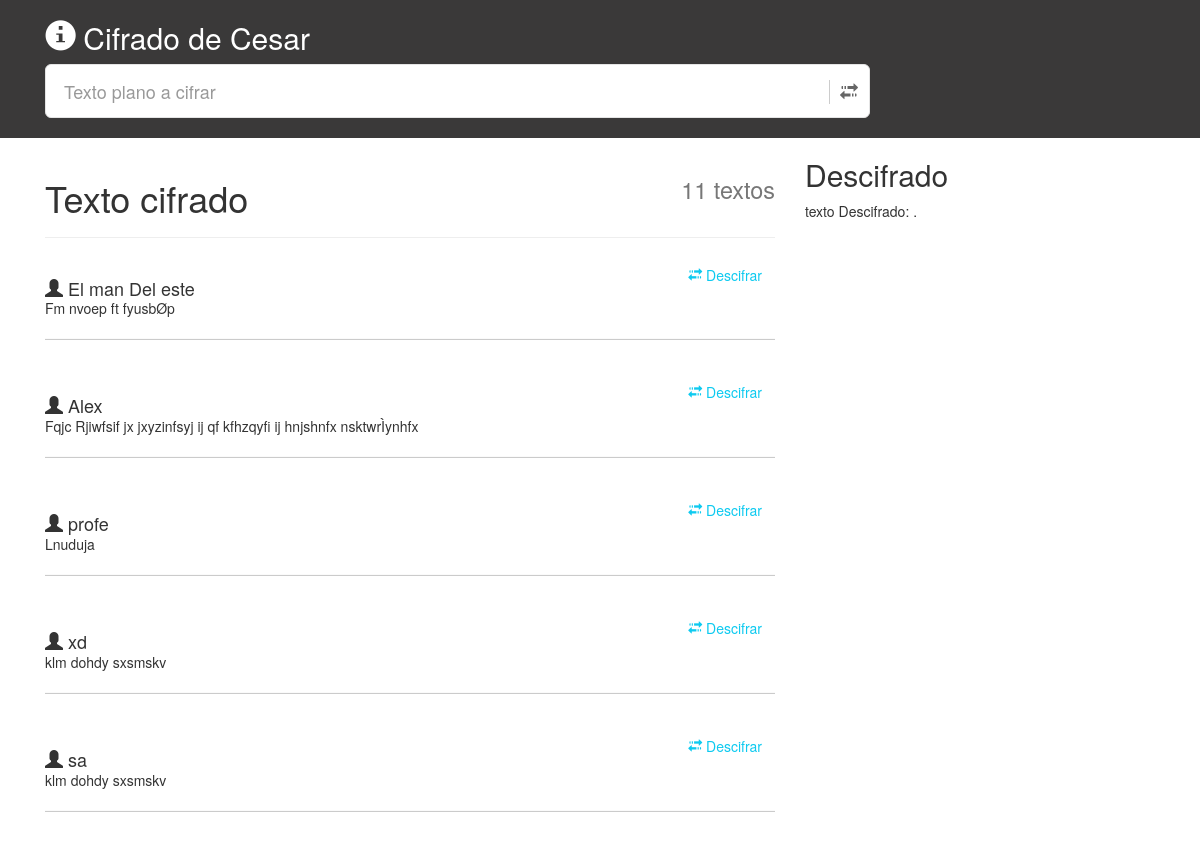
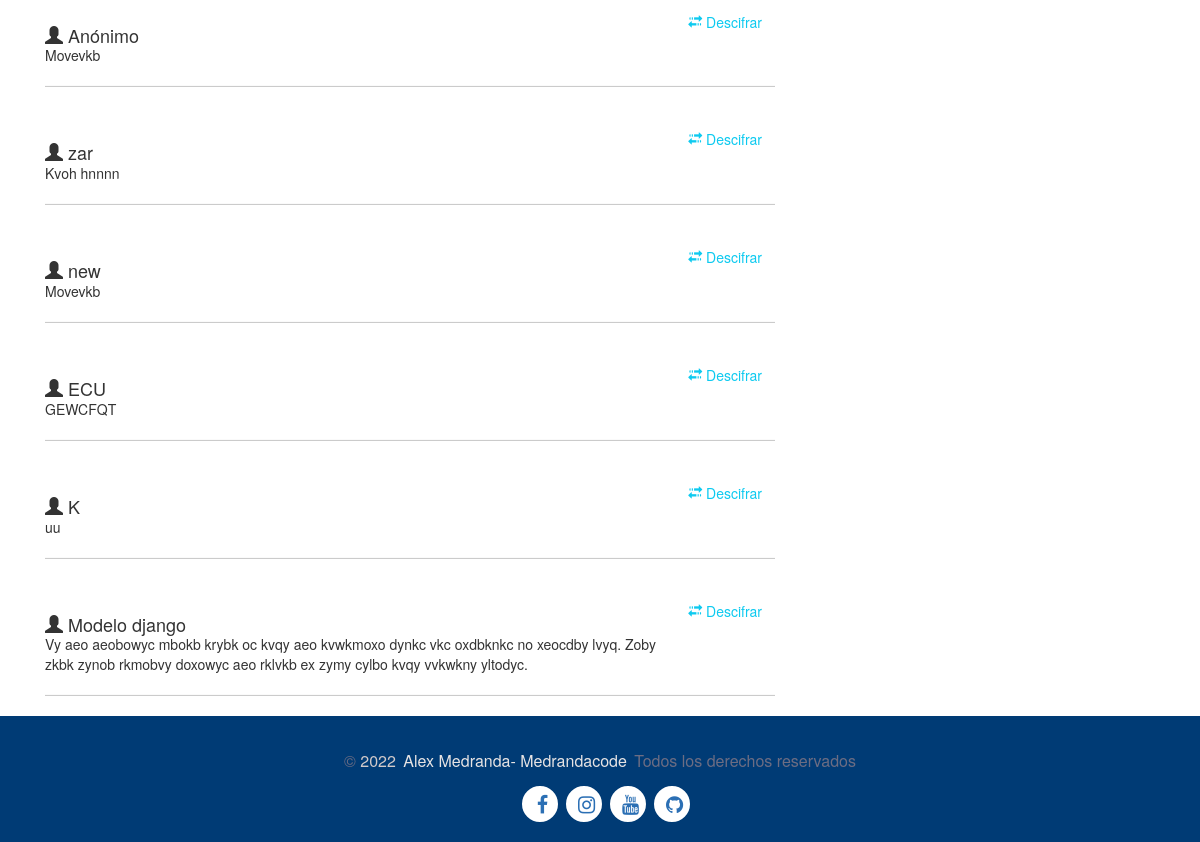
Before: / with the older database file (2 pictures, top to bottom).
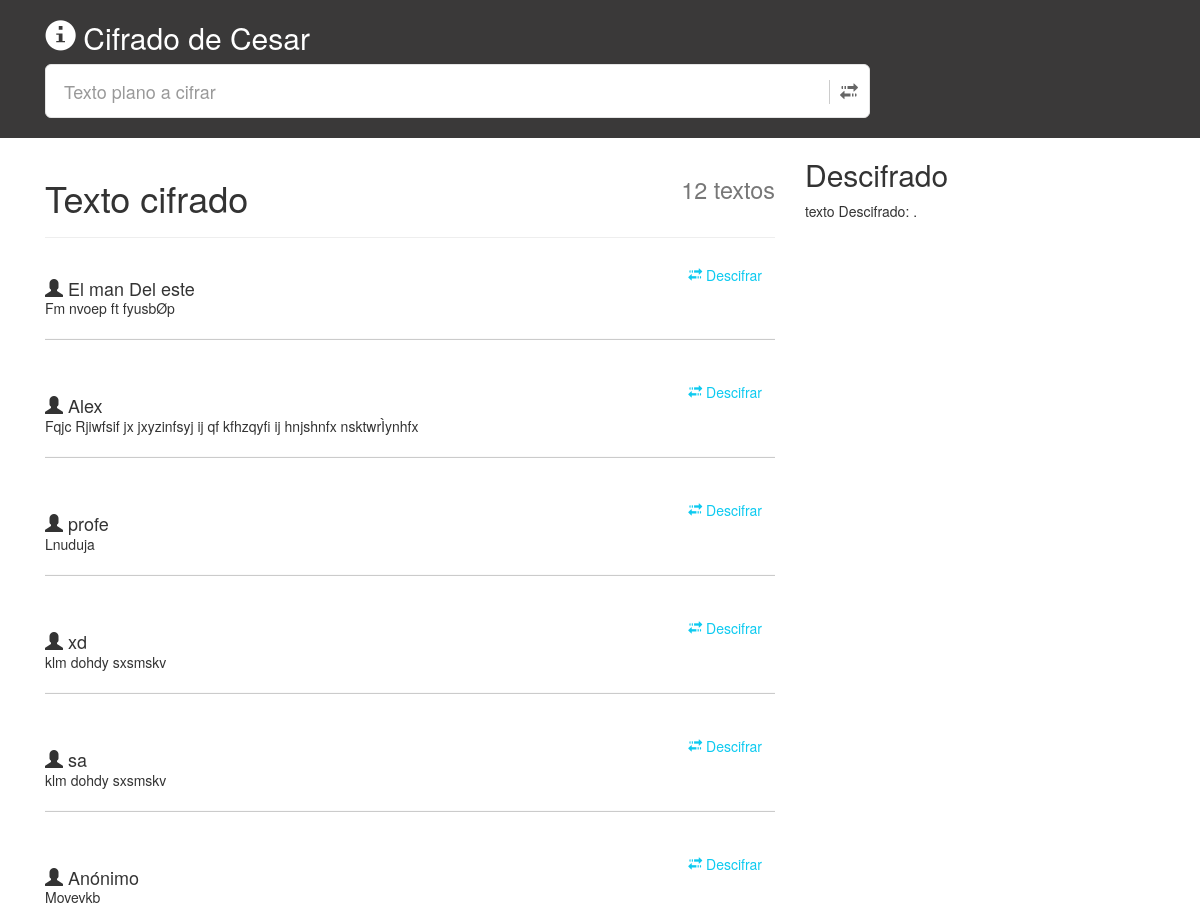
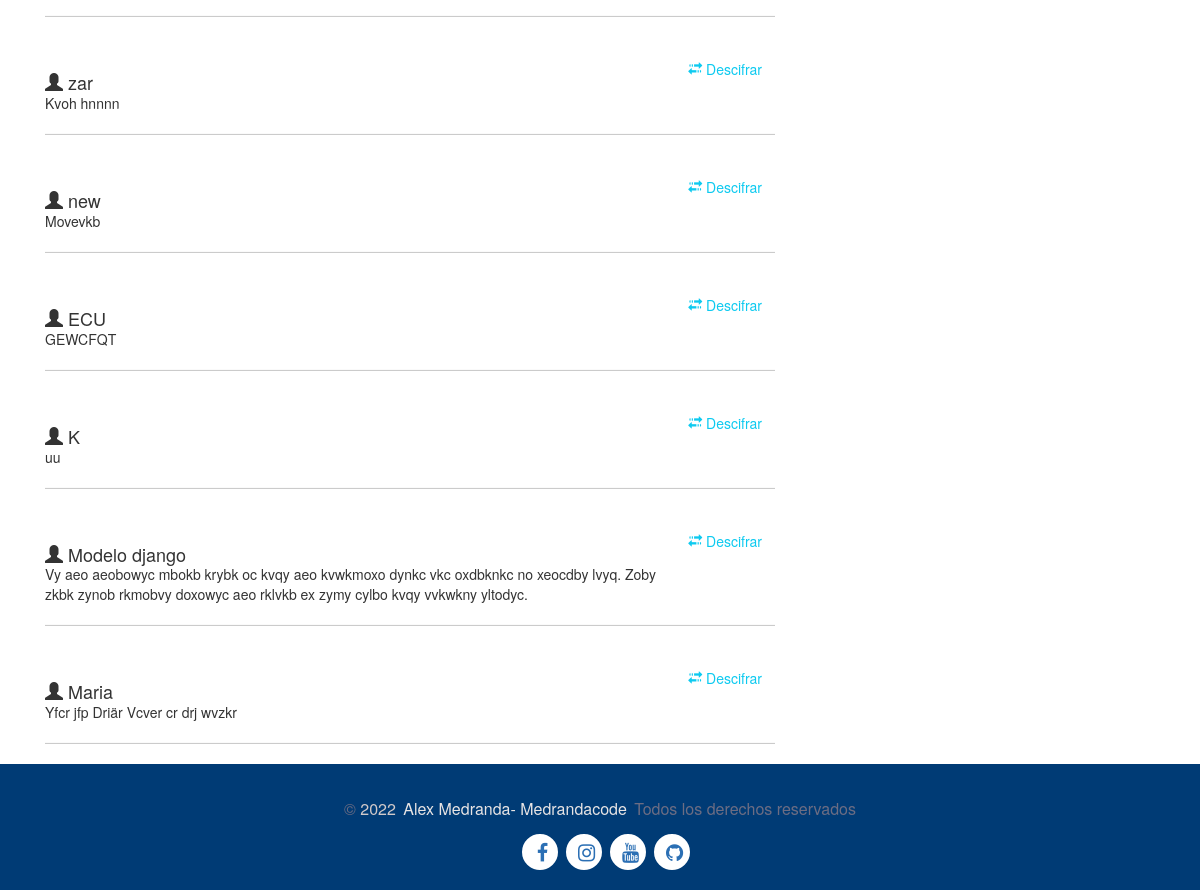
After: the same page with the newer database file (2 pictures, top to bottom).
### app/models.py (models this page shows, shortened)
class cifrado(models.Model):
    id = models.AutoField( primary_key=True)
    nickname = models.CharField(max_length=100) # codigo de menu
    message = models.CharField(max_length=500)
    key = models.CharField(max_length=200)

### app/views.py (the view)
# urls.py: path('', inicio, name = 'index'),
def inicio(request):
    consulta = ""
    cifrarT = cifrado.objects.all()
    lastValue = cifrado.objects.count()
    modo = 'encriptar'
    clave = 3
    mensaje = 'hola mundo'
    cifrar = Cifrado.obtenerMensajeTraducido(modo,mensaje,clave)
    try:
        if request.method == "POST":
            apodo = request.POST['apodo']
            modo = 'encriptar'
            clave = int(request.POST['clave'])
            mensaje = request.POST['mensaje']
            cifrar = Cifrado.obtenerMensajeTraducido(modo,mensaje,clave)
            with connection.cursor() as cursor:
                cursor.execute("INSERT INTO app_cifrado(nickname,message,key) VALUES ('{apodo}', '{mensaje}', '{clave}')".format( apodo=apodo, mensaje=cifrar, clave=clave))
                cursor.fetchone()
                return redirect('/')
    except:
        try:
            variable = request.POST['buscando']
            clave = int(request.POST['texto'])
            with connection.cursor() as cursor:
                cursor.execute("SELECT message,key FROM app_cifrado WHERE id = "+ variable )
                consultax = cursor.fetchone()
                if consultax[1] == str(clave):
                    consulta = Cifrado.obtenerMensajeTraducido('desencriptar',consultax[0],clave)
                else:
                    consulta = "La clave ha sido incorrecta"
        except:
            consulta = ""
    contexto = {'cifrarT': cifrarT,'lastValue':lastValue, 'consulta':consulta}
    return render(request, 'index.html', contexto)

### app/cifrado.py (called while the page is built)
    def obtenerMensajeTraducido(modo, mensaje, clave):
        if modo[0] == 'd':
            clave= -clave
        traduccion = ''
        for simbolo in mensaje:
            if simbolo.isalpha():
                num = ord(simbolo)
                num += clave
                if simbolo.isupper():
                    if num > ord('Z'):
                        num -= 26
                    elif num < ord('A'):
                        num += 26
                elif simbolo.islower():
                    if num > ord('z'):
                        num -= 26
                    elif num < ord('a'):
                        num += 26
                traduccion += chr(num)
            else:
                traduccion += simbolo
        return traduccion

### public/template/index.html (shortened to what this page needs)
{% load static %}
<!DOCTYPE html>
<html lang="en">
<head>
    <link rel="stylesheet" href='{% static "./index.css" %}'>
    <link href="https://cdn.jsdelivr.net/npm/bootstrap@5.0.2/dist/css/bootstrap.min.css" rel="stylesheet">
    <link rel="stylesheet" href="https://maxcdn.bootstrapcdn.com/bootstrap/3.0.1/css/bootstrap.min.css">
    <link href="//maxcdn.bootstrapcdn.com/font-awesome/4.2.0/css/font-awesome.min.css" rel="stylesheet">
</head>
<body>
    <div class="cuerpo">
  <div class="container">
        <div class="row">
            <div class="col-md-9">
                <h2><a href="" class="neons2" id="info" data-bs-toggle="modal" data-bs-target="#informacion" id="btnSubmenuid" > <i class="glyphicon glyphicon-info-sign"></i></a> Cifrado de Cesar</h2>
                <div id="custom-search-input">
                    <form action="" method="post" id="formularioCifrado">
                          <div class="input-group col-md-12">
                        <input name="mensaje" type="text" class="form-control input-lg" placeholder="Texto plano a cifrar" />
                        <span class="input-group-btn">
                            <button class="btn btn-info btn-lg neons" type="button" onclick="PostMenu()">
                              <i class="glyphicon glyphicon-transfer "></i>
                            </button>
                        </span>
                    </div>
                    </form>
                </div>
            </div>
        </div>
    </div>
    </div>
    <div class="container">
        <div class="row">
            <div class="col-md-8">
              <div class="page-header">
                <h1><small class="pull-right">{{lastValue}} textos</small> Texto cifrado </h1>
              </div>
               <div class="comments-list">
                   {% for cifrar in cifrarT %}
                   <div class="media">
                       <form action="" method="post" id="formulario{{cifrar.id}}">
                     <button onclick="envioclave(`textoclave{{cifrar.id}}`)" class="btn btn-outline-info pull-right btn-envio" id="index_btn" name="buscando" value="{{cifrar.id}}"> <i class="glyphicon glyphicon-transfer btn-xd"></i> <span class="btn-xd">Descifrar</span>
                        </button><br>
                    </form>
                        <div class="media-body">
                          <h4 class="media-left media-heading user_name"><i class="glyphicon glyphicon-user"></i> {{cifrar.nickname}}</h4>
                          {{cifrar.message}}
                        </div>
                            <hr>
                      </div>
                    {% endfor %}
               </div>
            </div>
            <div class="col-md-4">
                <h2>Descifrado</h2>
                <p> texto Descifrado: .</p>
            </div>
        </div>
    </div>
    <footer>
        	<div class="bottom section-padding">
			<div class="container">
				<div class="row">
					<div class="col-md-12 text-center">
						<div class="copyright">
							<p>© <span>2022</span> <a href="#" class="transition">Alex Medranda- Medrandacode</a> Todos los derechos reservados</p>
                        </div>
					</div> <div class="media-Social">
                            <ul class="social ">
                                <li> <a target="blanket" href="https://facebook.com/medrandacode"> <i class=" fa fa-facebook"></i> </a> </li>
                                <li> <a target="blanket" href="https://instagram.com/medrandacode"> <i class="fa fa-instagram"></i> </a> </li>
                                <li> <a target="blanket" href="https://n9.cl/yrcyo"> <i class="fa fa-youtube"></i> </a> </li>
                                <li> <a target="blanket" href="https://github.com/medrandacode"> <i class="fa fa-github"></i> </a> </li>
                            </ul>
                        </div>
				</div>
			</div>
		</div>
    </footer>
</body>
</html>

### public/static/index.css (style rules this page uses)
#custom-search-input { padding: 3px; border: solid 1px #E4E4E4; border-radius: 6px; background-color: #fff; margin-bottom: 20px; }
#custom-search-input input { border: 0; box-shadow: none; }
#custom-search-input button { margin: 2px 0 0 0; background: none; box-shadow: none; border: 0; color: #666666; padding: 0 8px 0 10px; border-left: solid 1px #ccc; }
.cuerpo { width: 100%; background-color: #3a3939; color: #fff; }
.container { margin-inline: auto; }
#info { color: #ffffff; }
footer { bottom: 0; width: 100%; }
footer li { list-style-type: none; list-style: none; }
.section-padding { padding: 20px 0; }
.bottom { background-color: #003b75; }
.bottom .copyright { color: #e5e5e5; font-weight: 600; }
.copyright a { color: #e7e4e4; margin-left: 3px; padding-right: 3px; }
.bottom p { margin-bottom: 0; line-height: 50px; font-size: 16px; font-weight: 400; }
.copyright p span { color: #d1caca; }
.bottom .copyright p, .bottom .copyright a:hover { color: #6c6d83; }
.media-Social { width: 100%; }
.social { width: max-content; margin-inline: auto; background-color: #f7ff86; }
.social li { background: none repeat scroll 0 0 #fff; border: 2px solid #fff; -webkit-border-radius: 50%; -moz-border-radius: 50%; -o-border-radius: 50%; -ms-border-radius: 50%; border-radius: 50%; float: left; height: 36px; line-height: 36px; margin: 0 8px 0 0; padding: 0; text-align: center; width: 36px; transition: all 0.5s ease 0s; -moz-transition: all 0.5s ease 0s; -webkit-transition: all 0.5s ease 0s; -ms-transition: all 0.5s ease 0s; -o-transition: all 0.5s ease 0s; }
.social li a { color: #EDEFF1; }
.social li a i { font-size: 20px; margin: 0 0 0 5px; color: #2b6fb4 !important; }
.neons2 i { text-align: center; font-weight: bold; -webkit-animation: glow 1s ease-in-out infinite alternate; -moz-animation: glow 1s ease-in-out infinite alternate; animation: glow 1s ease-in-out infinite alternate; }

Changed rows visible on the page:
added cifrado: {{ cifrar.id }} 62 (drawn), nickname "Maria", message "Yfcr jfp Driär Vcver cr drj wvzkr"
Other visible differences:
{{ lastValue }}: "11" → "12"
